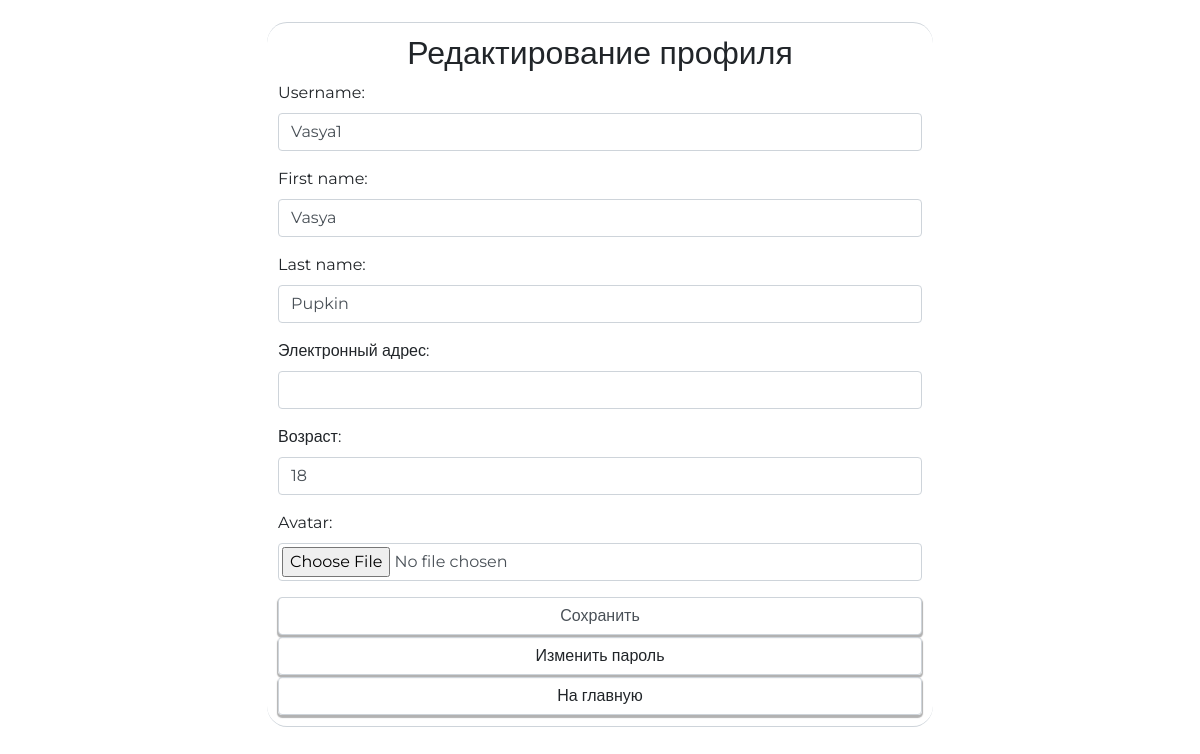
Page /auth/user/profile (signed in) on the earlier database version.
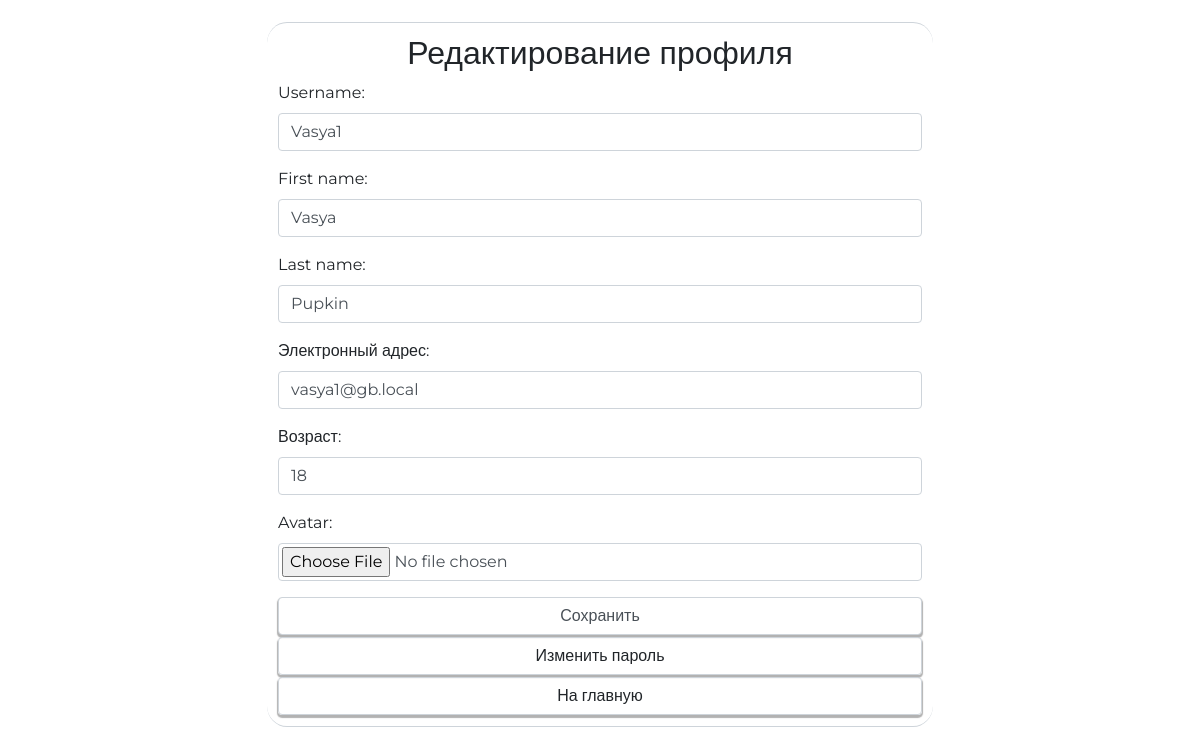
Same page on the later database version.
### authapp/models.py (models this page shows, shortened)
class ShopUser(AbstractUser):
    email = models.EmailField(verbose_name='электронный адрес', unique=True)
    age = models.PositiveIntegerField(verbose_name='возраст', null=True)
    avatar = models.ImageField(upload_to='users_avatars', blank=True)
    activation_key = models.CharField(max_length=128, blank=True)
    activation_key_expires = models.DateTimeField(
        default=get_activation_key_expires
    )
    class Meta:
        verbose_name = 'Пользователь'
        verbose_name_plural = 'Пользователи'
        ordering = ['-is_active', '-is_superuser', '-is_staff', 'username']

### authapp/views.py (the view)
# urls.py: path('user/profile', authapp.user_profile, name='user_profile'),
def user_profile(request):
    if request.method == 'POST':
        profile_form = ShopUserProfileForm(request.POST, request.FILES, instance=request.user)
        if profile_form.is_valid():
            profile_form.save()
            return HttpResponseRedirect(reverse('main:index'))
    else:
        profile_form = ShopUserProfileForm(instance=request.user)
    context = {
        'page_title': 'профиль',
        'form': profile_form,
    }
    return render(request, 'authapp/user_profile.html', context)

### authapp/forms.py
class ShopUserProfileForm(UserChangeForm, CleanAgeMixin):
    class Meta:
        model = ShopUser
        fields = ('username', 'first_name', 'last_name', 'email', 'password', 'age', 'avatar')
    def __init__(self, *args, **kwargs):
        super().__init__(*args, **kwargs)
        for field_name, field in self.fields.items():
            field.widget.attrs['class'] = f'form-control {field_name}'
            field.help_text = ''
            if field_name == 'username':
                field.widget.attrs['placeholder'] = 'введите имя'
            elif field_name == 'password':
                field.widget = forms.HiddenInput()

### mainapp/context_processors.py (called while the page is built)
def get_categories(request):
    return {
        'categories': ProductCategory.objects.filter(is_active=True),
    }

### authapp/templates/authapp/user_profile.html (shortened to what this page needs)
{% extends 'authapp/base.html' %}
{% block container %}
    <div class="h2 text-center head">
        Редактирование профиля
    </div>
    <form class="form-horizontal" method="post" enctype="multipart/form-data">
        {{ form.as_p }}
        <input type="submit" value="Сохранить" class="form-control">
    </form>
    <a href="{% url 'auth:change_password' %}" class='btn btn-round form-control'>
        Изменить пароль
    </a>
    <a href="{% url 'main:index' %}" class='btn btn-round form-control'>
        На главную
    </a>
{% endblock %}

Differences in the rows shown:
changed ShopUser "Vasya1": email (not shown) → "vasya1@gb.local"
